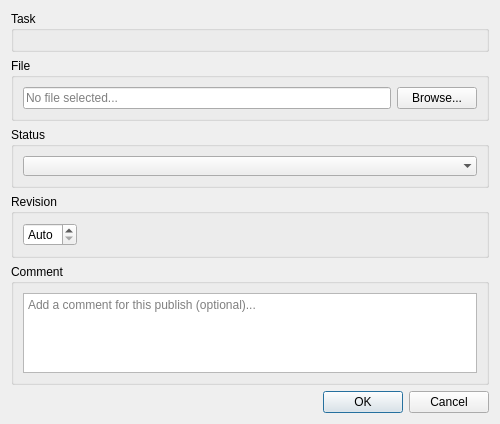
<?xml version="1.0" encoding="UTF-8"?>
<ui version="4.0">
 <class>PublisherDialog</class>
 <widget class="QDialog" name="PublisherDialog">
  <property name="geometry">
   <rect>
    <x>0</x>
    <y>0</y>
    <width>500</width>
    <height>420</height>
   </rect>
  </property>
  <property name="minimumSize">
   <size>
    <width>400</width>
    <height>0</height>
   </size>
  </property>
  <property name="windowTitle">
   <string>Kitsu Publisher</string>
  </property>
  <layout class="QVBoxLayout" name="verticalLayout">
   <item>
    <widget class="QGroupBox" name="InfoGroupBox">
     <property name="title">
      <string>Task</string>
     </property>
     <layout class="QVBoxLayout" name="verticalLayout_2">
     </layout>
    </widget>
   </item>
   <item>
    <widget class="QGroupBox" name="fileGroupBox">
     <property name="title">
      <string>File</string>
     </property>
     <layout class="QHBoxLayout" name="fileHBox">
      <item>
       <widget class="QLineEdit" name="filePathLineEdit">
        <property name="readOnly">
         <bool>true</bool>
        </property>
        <property name="placeholderText">
         <string>No file selected...</string>
        </property>
       </widget>
      </item>
      <item>
       <widget class="QPushButton" name="browseFileButton">
        <property name="text">
         <string>Browse...</string>
        </property>
       </widget>
      </item>
     </layout>
    </widget>
   </item>
   <item>
    <widget class="QGroupBox" name="StatusGroupBox">
     <property name="title">
      <string>Status</string>
     </property>
     <layout class="QVBoxLayout" name="verticalLayout_4">
      <item>
       <widget class="QComboBox" name="status_combo_box">
        <property name="frame">
         <bool>false</bool>
        </property>
       </widget>
      </item>
     </layout>
    </widget>
   </item>
   <item>
    <widget class="QGroupBox" name="revisionGroupBox">
     <property name="title"><string>Revision</string></property>
     <layout class="QHBoxLayout" name="revisionHBox">
      <item>
       <widget class="QSpinBox" name="revision_spin_box">
        <property name="toolTip"><string>Set to Auto to let Kitsu assign the next revision number automatically.</string></property>
        <property name="specialValueText"><string>Auto</string></property>
        <property name="minimum"><number>-1</number></property>
        <property name="maximum"><number>9999</number></property>
        <property name="value"><number>-1</number></property>
       </widget>
      </item>
      <item>
       <spacer name="revisionSpacer">
        <property name="orientation"><enum>Qt::Orientation::Horizontal</enum></property>
        <property name="sizeHint" stdset="0"><size><width>40</width><height>20</height></size></property>
       </spacer>
      </item>
     </layout>
    </widget>
   </item>
   <item>
    <widget class="QGroupBox" name="commentGroupBox">
     <property name="title">
      <string>Comment</string>
     </property>
     <layout class="QVBoxLayout" name="verticalLayout_3">
      <item>
       <widget class="QTextEdit" name="comment_text_edit">
        <property name="minimumSize">
         <size>
          <width>0</width>
          <height>80</height>
         </size>
        </property>
        <property name="tabChangesFocus">
         <bool>true</bool>
        </property>
        <property name="placeholderText">
         <string>Add a comment for this publish (optional)...</string>
        </property>
       </widget>
      </item>
     </layout>
    </widget>
   </item>
   <item>
    <widget class="QDialogButtonBox" name="buttonBox">
     <property name="orientation">
      <enum>Qt::Orientation::Horizontal</enum>
     </property>
     <property name="standardButtons">
      <set>QDialogButtonBox::StandardButton::Cancel|QDialogButtonBox::StandardButton::Ok</set>
     </property>
    </widget>
   </item>
  </layout>
 </widget>
 <resources/>
 <connections/>
</ui>
